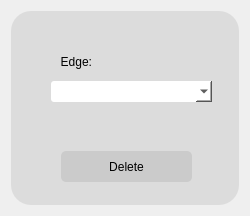
                   <widget class="QWidget" name="page_9">
                    <property name="geometry">
                     <rect>
                      <x>0</x>
                      <y>0</y>
                      <width>250</width>
                      <height>216</height>
                     </rect>
                    </property>
                    <attribute name="label">
                     <string>Delete edge</string>
                    </attribute>
                    <layout class="QVBoxLayout" name="verticalLayout_12">
                     <item>
                      <widget class="QFrame" name="frame_10">
                       <property name="styleSheet">
                        <string notr="true">background-color: rgba(0, 0, 0, 20);
border-radius:20px;</string>
                       </property>
                       <property name="frameShape">
                        <enum>QFrame::StyledPanel</enum>
                       </property>
                       <property name="frameShadow">
                        <enum>QFrame::Raised</enum>
                       </property>
                       <widget class="QPushButton" name="del_edgepushButton">
                        <property name="geometry">
                         <rect>
                          <x>50</x>
                          <y>140</y>
                          <width>131</width>
                          <height>31</height>
                         </rect>
                        </property>
                        <property name="cursor">
                         <cursorShape>PointingHandCursor</cursorShape>
                        </property>
                        <property name="styleSheet">
                         <string notr="true">border-radius:5px;</string>
                        </property>
                        <property name="text">
                         <string>Delete</string>
                        </property>
                       </widget>
                       <widget class="QComboBox" name="del_edge_comboBox">
                        <property name="geometry">
                         <rect>
                          <x>40</x>
                          <y>70</y>
                          <width>161</width>
                          <height>21</height>
                         </rect>
                        </property>
                        <property name="styleSheet">
                         <string notr="true">background-color: rgb(255, 255, 255);
border-radius: 3px;
font: 12pt &quot;Calibri&quot;;</string>
                        </property>
                       </widget>
                       <widget class="QLabel" name="label_14">
                        <property name="geometry">
                         <rect>
                          <x>20</x>
                          <y>40</y>
                          <width>61</width>
                          <height>21</height>
                         </rect>
                        </property>
                        <property name="styleSheet">
                         <string notr="true">background-color: rgb(255, 255, 255,0);
font: 12pt &quot;Calibri&quot;;</string>
                        </property>
                        <property name="text">
                         <string>Edge:</string>
                        </property>
                        <property name="alignment">
                         <set>Qt::AlignRight|Qt::AlignTrailing|Qt::AlignVCenter</set>
                        </property>
                       </widget>
                      </widget>
                     </item>
                    </layout>
                   </widget>
